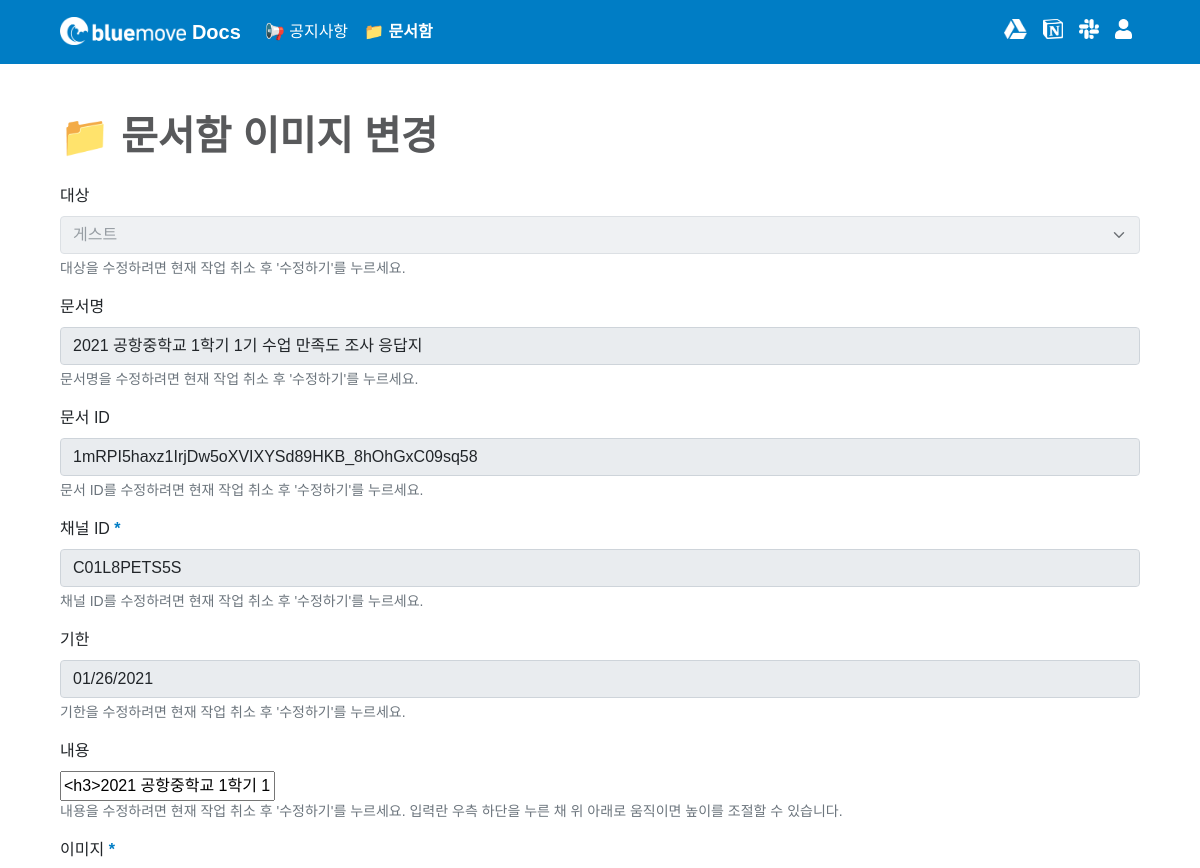
The page /box/5/updateimage/ (signed in, upper part) on the database as committed earlier.
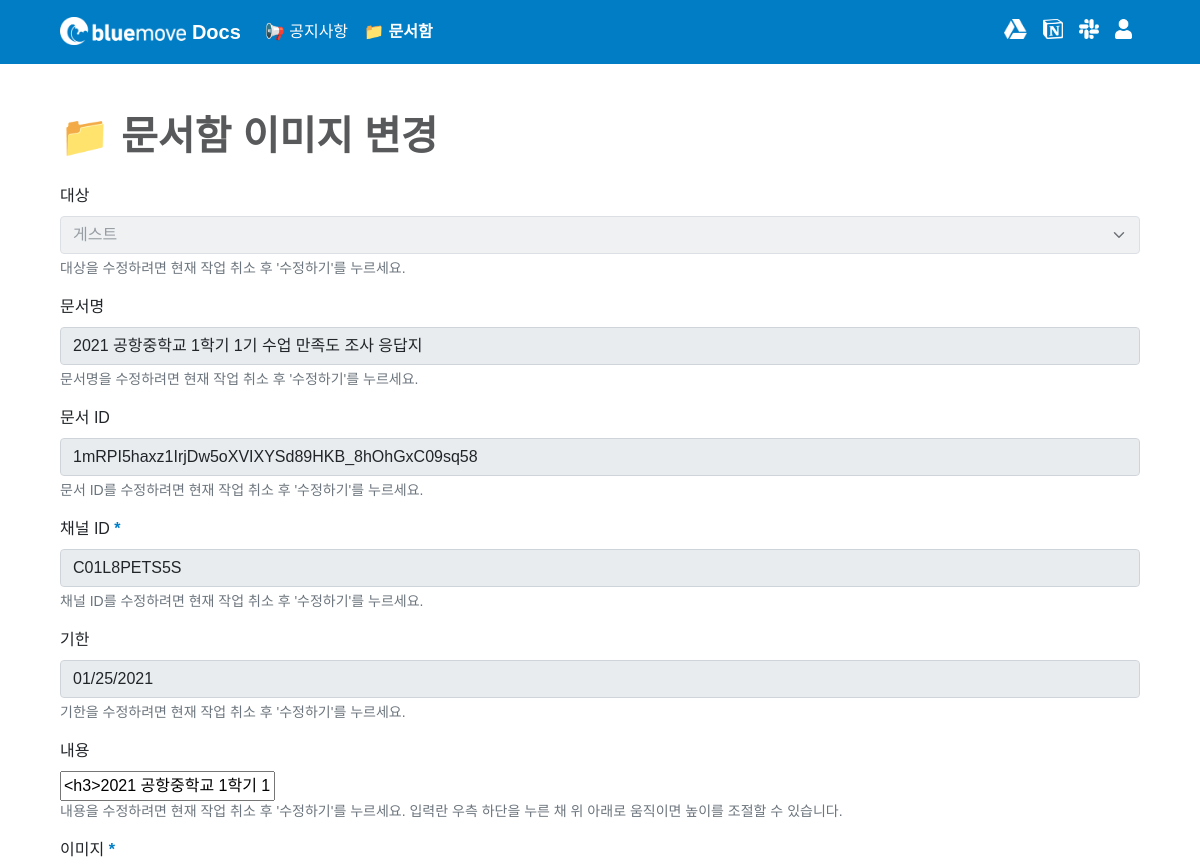
The same page on the database as committed later.
### box/models.py (models this page shows, shortened)
class Box(models.Model):
    CATEGORY_CHOICES = {
        ('bluemover', '블루무버'),
        ('guest', '게스트'),
    }
    title = models.CharField(max_length = 50)
    writer = models.ForeignKey(User, on_delete=models.CASCADE)
    category = models.CharField(max_length = 50, choices = CATEGORY_CHOICES)
    document_id = models.CharField(max_length = 300)
    channel_id = models.CharField(max_length = 50)
    deadline = models.DateField()
    deadline_update_flag = models.BooleanField(default = False)
    content = RichTextField()
    content_update_flag = models.BooleanField(default = False)
    image = models.ImageField(upload_to='images/', null = True, blank = True)
    created_at = models.DateField(auto_now_add = True)
    updated_at = models.DateField(auto_now = True)
    box_favorite_user_set = models.ManyToManyField(User, blank = True, related_name="box_favorite_user_set", through="Favorite")

### box/views.py (the view)
# urls.py: path('<int:id>/updateimage/', updateimage, name='updateimage'),
@login_required
def updateimage(request, id):
    box = get_object_or_404(Box, pk=id)
    form = BoxContentForm(instance=box)
    if request.method == "POST":
        box.image = request.FILES.get('image')
        box.save(update_fields=['image'])
        return redirect('box:read', box.id)
    return render(request, 'box/updateimage.html', {'box': box, 'form': form})

### box/forms.py (shortened to what this page needs)
class BoxContentForm(forms.ModelForm):
    content = forms.CharField(widget = CKEditorWidget(), label='', required=True)
    class Meta:
        model = Box
        fields = [
            'content'
        ]

### box/templates/box/updateimage.html (shortened to what this page needs)
{% extends 'base.html' %}
{% block content %}
{% include 'shared/_navbar4box.html' %}
<main class="px-2 px-md-5">
    <div class="container-md mt-5 table-responsive">
        <h1 class="mb-4" style="font-weight: 600; color: #58595B;">
            {% if box.image %}
            📁 문서함 이미지 변경
            {% else %}
            📁 문서함 이미지 추가
            {% endif %}
        </h1>
        <form action="{% url 'box:updateimage' box.id %}" method="POST" enctype="multipart/form-data" class="needs-validation" novalidate>
            <div class="form-group mb-3">
                <label for="category" class="form-label">대상</label>
                <select class="form-select" name="category" id="category" placeholder="대상을 선택하세요." aria-describedby="categoryHelp" disabled>
                    <option value="{{ box.category }}" selected hidden>
                        {% if box.category == 'bluemover' %}
                            블루무버
                        {% elif box.category == 'guest' %}
                            게스트
                        {% else %}
                            알 수 없음
                        {% endif %}
                    </option>
                </select>
                <div id="categoryHelp" class="form-text">대상을 수정하려면 현재 작업 취소 후 '수정하기'를 누르세요.</div>
            </div>
            <div class="form-group mb-3">
                <label for="title" class="form-label">문서명</label>
                <input type="text" class="form-control" name="title" id="title" placeholder="문서명을 입력하세요." aria-describedby="titleHelp" value="{{ box.title }}" disabled>
                <div id="titleHelp" class="form-text">문서명을 수정하려면 현재 작업 취소 후 '수정하기'를 누르세요.</div>
            </div>
            <div class="form-group mb-3">
                <label for="document_id" class="form-label">문서 ID</label>
                <input type="text" class="form-control" name="document_id" id="document_id" placeholder="문서 ID를 입력하세요." value="{{ box.document_id }}" disabled>
                <div id="titleHelp" class="form-text">문서 ID를 수정하려면 현재 작업 취소 후 '수정하기'를 누르세요.</div>
            </div>
            <div class="form-group mb-3">
                <label for="channel_id" class="form-label">채널 ID<span style="color: #007DC5; font-weight: 600;"> *</span></label>
                <input type="text" class="form-control" name="channel_id" id="channel_id" placeholder="채널 ID를 입력하세요." aria-describedby="channel_idHelp" value="{{ box.channel_id }}" disabled>
                <div id="channel_idHelp" class="form-text">채널 ID를 수정하려면 현재 작업 취소 후 '수정하기'를 누르세요.</div>
            </div>
            <div class="form-group mb-3">
                <label for="deadline" class="form-label">기한</label>
                <input type="date" class="form-control" name="deadline" id="deadline" max="2022-01-31" aria-describedby="deadlineHelp" value="{{ box.deadline|date:'Y-m-d' }}" disabled>
                <div id="deadlineHelp" class="form-text">기한을 수정하려면 현재 작업 취소 후 '수정하기'를 누르세요.</div>
            </div>
            <div class="form-group mb-3">
                <label for="content" class="form-label">내용</label>
                <div id="editor">
                {{ form.as_table }}
                </div>
                <div id="contentHelp" class="form-text m-0">내용을 수정하려면 현재 작업 취소 후 '수정하기'를 누르세요. 입력란 우측 하단을 누른 채 위 아래로 움직이면 높이를 조절할 수 있습니다.</div>
            </div>
            <div class="form-group mb-5">
                <label for="image" class="form-label">이미지<span style="color: #007DC5; font-weight: 600;"> *</span></label>
            </div>
        </form>
    </div>
</main>
{% endblock %}

Rows that differ between the two databases and show on the page:
changed Box "게스트": deadline "01/26/2021" → "01/25/2021"
